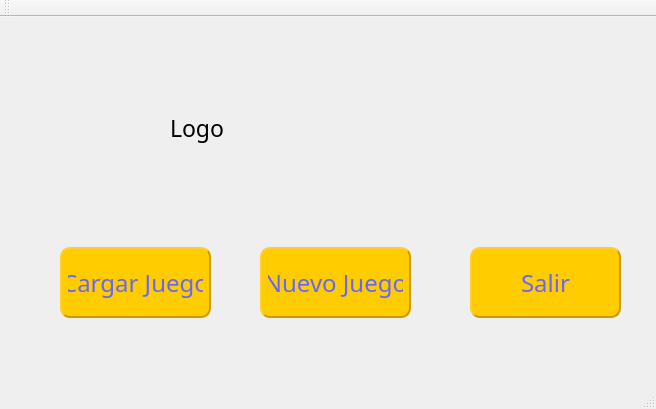
<?xml version="1.0" encoding="UTF-8"?>
<ui version="4.0">
 <class>MainWindow</class>
 <widget class="QMainWindow" name="MainWindow">
  <property name="geometry">
   <rect>
    <x>0</x>
    <y>0</y>
    <width>656</width>
    <height>409</height>
   </rect>
  </property>
  <property name="font">
   <font>
    <family>Pokemon Solid</family>
    <pointsize>17</pointsize>
   </font>
  </property>
  <property name="windowTitle">
   <string>MainWindow</string>
  </property>
  <widget class="QWidget" name="centralWidget">
   <widget class="QLabel" name="label_logo">
    <property name="geometry">
     <rect>
      <x>170</x>
      <y>30</y>
      <width>311</width>
      <height>161</height>
     </rect>
    </property>
    <property name="text">
     <string>Logo</string>
    </property>
   </widget>
   <widget class="QPushButton" name="button_load">
    <property name="geometry">
     <rect>
      <x>60</x>
      <y>230</y>
      <width>151</width>
      <height>71</height>
     </rect>
    </property>
    <property name="palette">
     <palette>
      <active>
       <colorrole role="Button">
        <brush brushstyle="SolidPattern">
         <color alpha="255">
          <red>255</red>
          <green>204</green>
          <blue>0</blue>
         </color>
        </brush>
       </colorrole>
       <colorrole role="ButtonText">
        <brush brushstyle="SolidPattern">
         <color alpha="255">
          <red>102</red>
          <green>102</green>
          <blue>255</blue>
         </color>
        </brush>
       </colorrole>
       <colorrole role="Base">
        <brush brushstyle="SolidPattern">
         <color alpha="255">
          <red>255</red>
          <green>204</green>
          <blue>0</blue>
         </color>
        </brush>
       </colorrole>
       <colorrole role="Window">
        <brush brushstyle="SolidPattern">
         <color alpha="255">
          <red>255</red>
          <green>204</green>
          <blue>0</blue>
         </color>
        </brush>
       </colorrole>
      </active>
      <inactive>
       <colorrole role="Button">
        <brush brushstyle="SolidPattern">
         <color alpha="255">
          <red>255</red>
          <green>204</green>
          <blue>0</blue>
         </color>
        </brush>
       </colorrole>
       <colorrole role="ButtonText">
        <brush brushstyle="SolidPattern">
         <color alpha="255">
          <red>102</red>
          <green>102</green>
          <blue>255</blue>
         </color>
        </brush>
       </colorrole>
       <colorrole role="Base">
        <brush brushstyle="SolidPattern">
         <color alpha="255">
          <red>255</red>
          <green>204</green>
          <blue>0</blue>
         </color>
        </brush>
       </colorrole>
       <colorrole role="Window">
        <brush brushstyle="SolidPattern">
         <color alpha="255">
          <red>255</red>
          <green>204</green>
          <blue>0</blue>
         </color>
        </brush>
       </colorrole>
      </inactive>
      <disabled>
       <colorrole role="Button">
        <brush brushstyle="SolidPattern">
         <color alpha="255">
          <red>255</red>
          <green>204</green>
          <blue>0</blue>
         </color>
        </brush>
       </colorrole>
       <colorrole role="ButtonText">
        <brush brushstyle="SolidPattern">
         <color alpha="255">
          <red>148</red>
          <green>148</green>
          <blue>148</blue>
         </color>
        </brush>
       </colorrole>
       <colorrole role="Base">
        <brush brushstyle="SolidPattern">
         <color alpha="255">
          <red>255</red>
          <green>204</green>
          <blue>0</blue>
         </color>
        </brush>
       </colorrole>
       <colorrole role="Window">
        <brush brushstyle="SolidPattern">
         <color alpha="255">
          <red>255</red>
          <green>204</green>
          <blue>0</blue>
         </color>
        </brush>
       </colorrole>
      </disabled>
     </palette>
    </property>
    <property name="font">
     <font>
      <family>Pokemon Solid</family>
      <pointsize>18</pointsize>
      <weight>50</weight>
      <bold>false</bold>
     </font>
    </property>
    <property name="styleSheet">
     <string notr="true">background-color:rgb(255, 204, 0);
border-style: outset;
border-width: 2px;
border-radius: 10px;
border-color:rgb(204, 153, 0);
padding: 6px;</string>
    </property>
    <property name="text">
     <string>Cargar Juego</string>
    </property>
   </widget>
   <widget class="QPushButton" name="button_new">
    <property name="geometry">
     <rect>
      <x>260</x>
      <y>230</y>
      <width>151</width>
      <height>71</height>
     </rect>
    </property>
    <property name="palette">
     <palette>
      <active>
       <colorrole role="Button">
        <brush brushstyle="SolidPattern">
         <color alpha="255">
          <red>255</red>
          <green>204</green>
          <blue>0</blue>
         </color>
        </brush>
       </colorrole>
       <colorrole role="ButtonText">
        <brush brushstyle="SolidPattern">
         <color alpha="255">
          <red>102</red>
          <green>102</green>
          <blue>255</blue>
         </color>
        </brush>
       </colorrole>
       <colorrole role="Base">
        <brush brushstyle="SolidPattern">
         <color alpha="255">
          <red>255</red>
          <green>204</green>
          <blue>0</blue>
         </color>
        </brush>
       </colorrole>
       <colorrole role="Window">
        <brush brushstyle="SolidPattern">
         <color alpha="255">
          <red>255</red>
          <green>204</green>
          <blue>0</blue>
         </color>
        </brush>
       </colorrole>
      </active>
      <inactive>
       <colorrole role="Button">
        <brush brushstyle="SolidPattern">
         <color alpha="255">
          <red>255</red>
          <green>204</green>
          <blue>0</blue>
         </color>
        </brush>
       </colorrole>
       <colorrole role="ButtonText">
        <brush brushstyle="SolidPattern">
         <color alpha="255">
          <red>102</red>
          <green>102</green>
          <blue>255</blue>
         </color>
        </brush>
       </colorrole>
       <colorrole role="Base">
        <brush brushstyle="SolidPattern">
         <color alpha="255">
          <red>255</red>
          <green>204</green>
          <blue>0</blue>
         </color>
        </brush>
       </colorrole>
       <colorrole role="Window">
        <brush brushstyle="SolidPattern">
         <color alpha="255">
          <red>255</red>
          <green>204</green>
          <blue>0</blue>
         </color>
        </brush>
       </colorrole>
      </inactive>
      <disabled>
       <colorrole role="Button">
        <brush brushstyle="SolidPattern">
         <color alpha="255">
          <red>255</red>
          <green>204</green>
          <blue>0</blue>
         </color>
        </brush>
       </colorrole>
       <colorrole role="ButtonText">
        <brush brushstyle="SolidPattern">
         <color alpha="255">
          <red>148</red>
          <green>148</green>
          <blue>148</blue>
         </color>
        </brush>
       </colorrole>
       <colorrole role="Base">
        <brush brushstyle="SolidPattern">
         <color alpha="255">
          <red>255</red>
          <green>204</green>
          <blue>0</blue>
         </color>
        </brush>
       </colorrole>
       <colorrole role="Window">
        <brush brushstyle="SolidPattern">
         <color alpha="255">
          <red>255</red>
          <green>204</green>
          <blue>0</blue>
         </color>
        </brush>
       </colorrole>
      </disabled>
     </palette>
    </property>
    <property name="font">
     <font>
      <family>Pokemon Solid</family>
      <pointsize>18</pointsize>
     </font>
    </property>
    <property name="styleSheet">
     <string notr="true">background-color:rgb(255, 204, 0);
border-style: outset;
border-width: 2px;
border-radius: 10px;
border-color:rgb(204, 153, 0);
padding: 6px;</string>
    </property>
    <property name="text">
     <string>Nuevo Juego</string>
    </property>
   </widget>
   <widget class="QPushButton" name="button_exit">
    <property name="geometry">
     <rect>
      <x>470</x>
      <y>230</y>
      <width>151</width>
      <height>71</height>
     </rect>
    </property>
    <property name="palette">
     <palette>
      <active>
       <colorrole role="Button">
        <brush brushstyle="SolidPattern">
         <color alpha="255">
          <red>255</red>
          <green>204</green>
          <blue>0</blue>
         </color>
        </brush>
       </colorrole>
       <colorrole role="ButtonText">
        <brush brushstyle="SolidPattern">
         <color alpha="255">
          <red>102</red>
          <green>102</green>
          <blue>255</blue>
         </color>
        </brush>
       </colorrole>
       <colorrole role="Base">
        <brush brushstyle="SolidPattern">
         <color alpha="255">
          <red>255</red>
          <green>204</green>
          <blue>0</blue>
         </color>
        </brush>
       </colorrole>
       <colorrole role="Window">
        <brush brushstyle="SolidPattern">
         <color alpha="255">
          <red>255</red>
          <green>204</green>
          <blue>0</blue>
         </color>
        </brush>
       </colorrole>
      </active>
      <inactive>
       <colorrole role="Button">
        <brush brushstyle="SolidPattern">
         <color alpha="255">
          <red>255</red>
          <green>204</green>
          <blue>0</blue>
         </color>
        </brush>
       </colorrole>
       <colorrole role="ButtonText">
        <brush brushstyle="SolidPattern">
         <color alpha="255">
          <red>102</red>
          <green>102</green>
          <blue>255</blue>
         </color>
        </brush>
       </colorrole>
       <colorrole role="Base">
        <brush brushstyle="SolidPattern">
         <color alpha="255">
          <red>255</red>
          <green>204</green>
          <blue>0</blue>
         </color>
        </brush>
       </colorrole>
       <colorrole role="Window">
        <brush brushstyle="SolidPattern">
         <color alpha="255">
          <red>255</red>
          <green>204</green>
          <blue>0</blue>
         </color>
        </brush>
       </colorrole>
      </inactive>
      <disabled>
       <colorrole role="Button">
        <brush brushstyle="SolidPattern">
         <color alpha="255">
          <red>255</red>
          <green>204</green>
          <blue>0</blue>
         </color>
        </brush>
       </colorrole>
       <colorrole role="ButtonText">
        <brush brushstyle="SolidPattern">
         <color alpha="255">
          <red>148</red>
          <green>148</green>
          <blue>148</blue>
         </color>
        </brush>
       </colorrole>
       <colorrole role="Base">
        <brush brushstyle="SolidPattern">
         <color alpha="255">
          <red>255</red>
          <green>204</green>
          <blue>0</blue>
         </color>
        </brush>
       </colorrole>
       <colorrole role="Window">
        <brush brushstyle="SolidPattern">
         <color alpha="255">
          <red>255</red>
          <green>204</green>
          <blue>0</blue>
         </color>
        </brush>
       </colorrole>
      </disabled>
     </palette>
    </property>
    <property name="font">
     <font>
      <family>Pokemon Solid</family>
      <pointsize>18</pointsize>
     </font>
    </property>
    <property name="styleSheet">
     <string notr="true">background-color:rgb(255, 204, 0);
border-style: outset;
border-width: 2px;
border-radius: 10px;
border-color:rgb(204, 153, 0);
padding: 6px;</string>
    </property>
    <property name="text">
     <string>Salir</string>
    </property>
   </widget>
  </widget>
  <widget class="QMenuBar" name="menuBar">
   <property name="geometry">
    <rect>
     <x>0</x>
     <y>0</y>
     <width>656</width>
     <height>22</height>
    </rect>
   </property>
  </widget>
  <widget class="QToolBar" name="mainToolBar">
   <attribute name="toolBarArea">
    <enum>TopToolBarArea</enum>
   </attribute>
   <attribute name="toolBarBreak">
    <bool>false</bool>
   </attribute>
  </widget>
  <widget class="QStatusBar" name="statusBar"/>
 </widget>
 <layoutdefault spacing="6" margin="11"/>
 <resources/>
 <connections/>
</ui>
